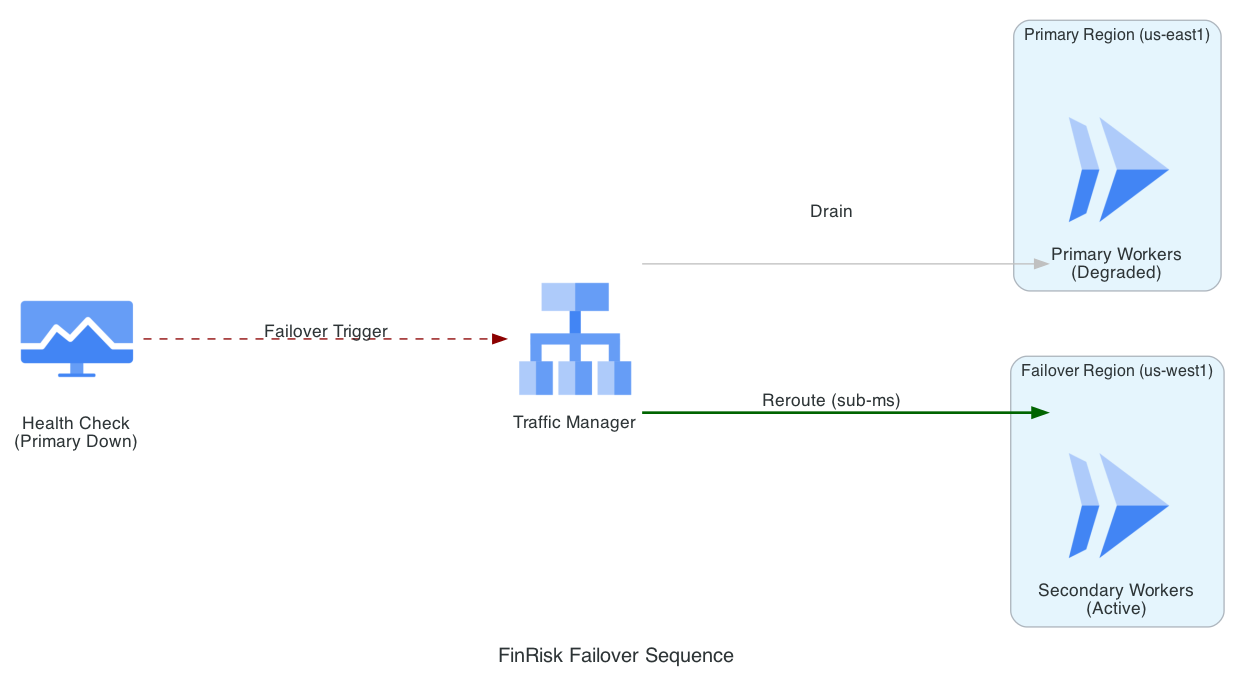

Write Python code to recreate this figure.
from diagrams import Diagram, Cluster, Edge
from diagrams.gcp.network import LoadBalancing
from diagrams.gcp.compute import Run
from diagrams.gcp.operations import Monitoring

graph_attr = {"pad": "0.1", "nodesep": "1.2", "ranksep": "2.5", "bgcolor": "transparent"}

with Diagram("FinRisk Failover Sequence", show=False, filename="finrisk_failover_sequence", direction="LR", graph_attr=graph_attr):
    lb = LoadBalancing("Traffic Manager")
    health = Monitoring("Health Check\n(Primary Down)")

    with Cluster("Primary Region (us-east1)"):
        primary = Run("Primary Workers\n(Degraded)")

    with Cluster("Failover Region (us-west1)"):
        secondary = Run("Secondary Workers\n(Active)")

    health >> Edge(label="Failover Trigger", color="darkred", style="dashed") >> lb
    lb >> Edge(label="Reroute (sub-ms)", color="darkgreen", style="bold") >> secondary
    lb >> Edge(label="Drain", color="gray") >> primary
